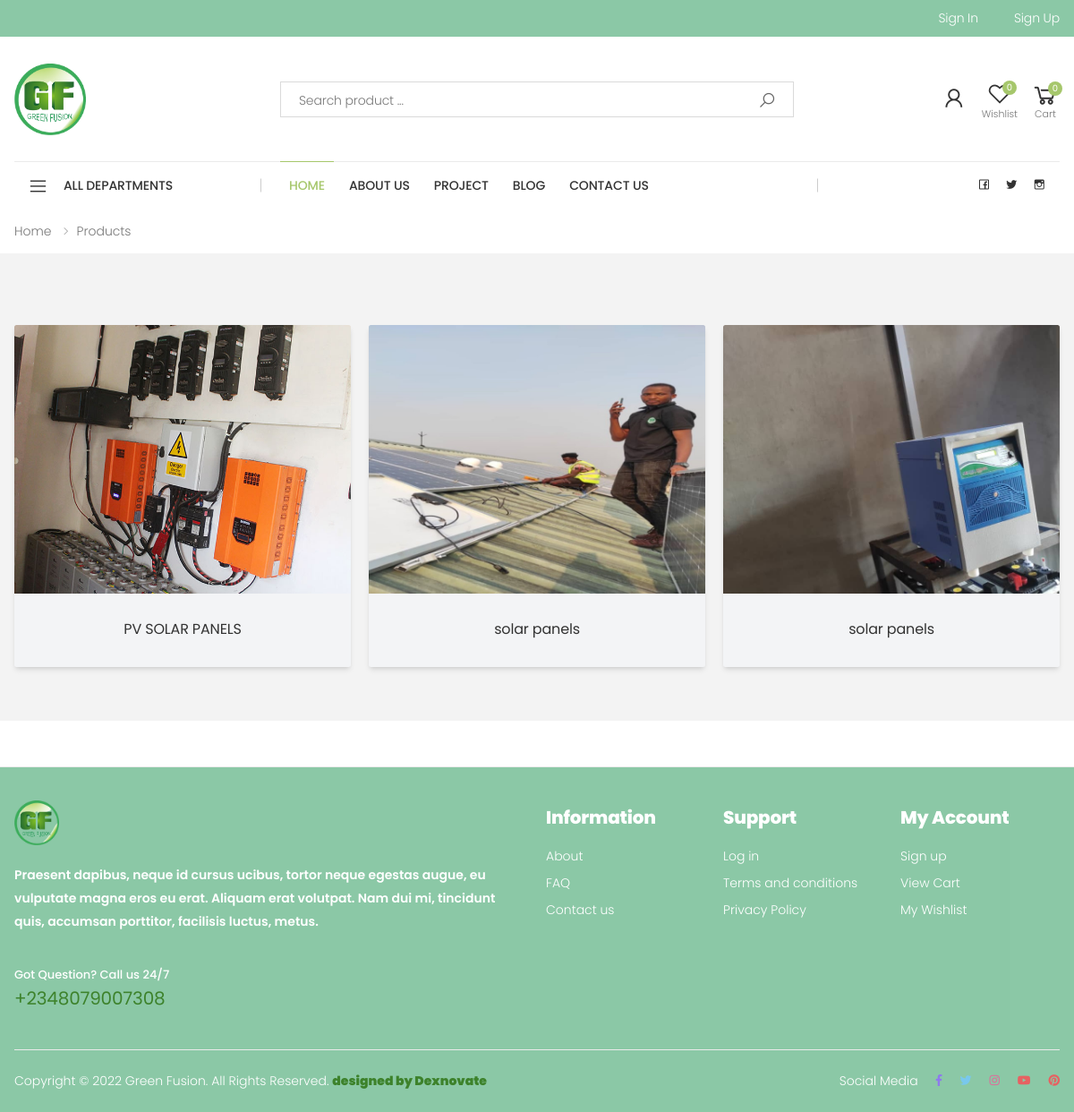
The app's page /project/ with its own data.
### index/models.py (models this page shows, shortened)
class Project(models.Model):
    name = models.CharField(max_length=200)
    image = models.FileField()

### index/views.py (the view)
# urls.py: path('project/', views.projectView.as_view(), name='project')
class projectView(TemplateView):
    model = Project
    template_name = 'project.html'
    def get_context_data(self, **kwargs):
        context = super().get_context_data(**kwargs)
        context['project'] = Project.objects.all()
        return context

### index/context_processors.py (called while the page is built)
def nav_cats(request):
        return {'nav_cats': Category.objects.all()}

### index/templatetags/cart_template_tags.py (called while the page is built)
@register.filter()
def cart_item_count(user):
    if user.is_authenticated:
        qs = CartModel.objects.filter(user=user,order=False)
        if qs.exists():
            return qs.count()
    return 0

@register.filter()
def wish_count(user):
    if user.is_authenticated:
        lister = Wishlist.objects.filter(user=user)
        if lister.exists():
            return lister.count()
    return 0

### template/project.html
{%  extends 'base.html' %}
{%  load static  %}
{%  block body  %}
        <main class="main">
            <nav aria-label="breadcrumb" class="breadcrumb-nav border-0 mb-0">
                <div class="container d-flex align-items-center">
                    <ol class="breadcrumb">
                        <li class="breadcrumb-item"><a href="index.html">Home</a></li>
                        <li class="breadcrumb-item"><a href="#">Products</a></li>
                    </ol>
                </div>
            </nav>
            <div class="page-content">
                <section class="pt-5 pb-5" style="background-color: #f3f3f3;">
                    <div class="container pt-3">
                        <div class="tab-content">
                            <div class="tab-pane p-0 fade show active" id="top-all-tab" role="tabpanel"
                                aria-labelledby="top-all-link">
                                <div class="products">
                                    <div class="row justify-content-center">
                                        {% for product in project %}
                                        <div class="col-12 col-md-4 col-lg-4 col-xl-12col">
                                            <div class="product product-11 text-center card02">
                                                <figure class="product-media">
                                                    <a href="javascript:void()">
                                                        <img src="{{  product.image.url  }}" alt="Product image" style="height: 300px;" class="product-image object-cover">
                                                    </a>
                                                </figure>
                                                <div class="p-5">
                                                    <h3 class="product-title">{{  product.name }}</h3>
                                                </div>
                                            </div>
                                        </div>
                                        {% endfor %}
                                    </div>
                                </div>
                            </div>
                        </div>
                    </div>
               </section>
            </div>
        </main>
{%  endblock %}

### static/assets/css/skins/skin-demo-2.css (style rules this page uses)
a { color:#a6c76c }

### records on screen
Project: image (picture), name "PV SOLAR PANELS"
Project: image (picture), name "solar panels"
Project: image (picture), name "solar panels"

### other values on screen
{{ request.user|wish_count }} "0"
{{ request.user | cart_item_count }} "0"
